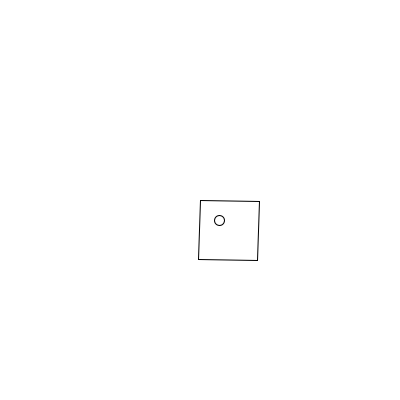
Frame 1 (no input)
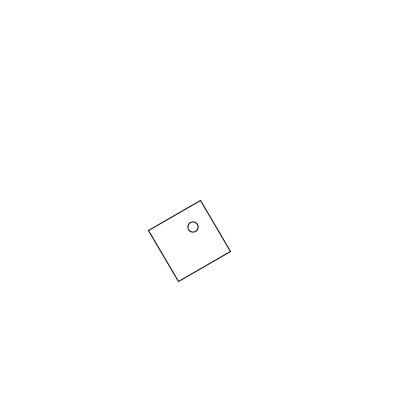
Frame 60 (the mouse pressed at the canvas centre just before this capture)
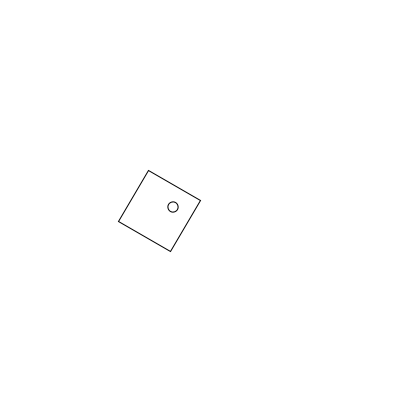
Frame 120 (the mouse held since frame 60 and released just before this capture)

The Processing sketch that drew these frames (run headless with seeded random() and noise(); from frame 60 on, the mouse is pressed at the canvas centre):

// Processing sketch: i_1
// ── i_1.pde
void setup() {    
    size(400, 400);    
    frameRate(60);
}

void draw() {    
    background(255);    
    translate(width/2, height/2);    
    rotate(radians(frameCount));    
    rect(0, 0, 60, 60);
    ellipse(20,20,10,10);

}
